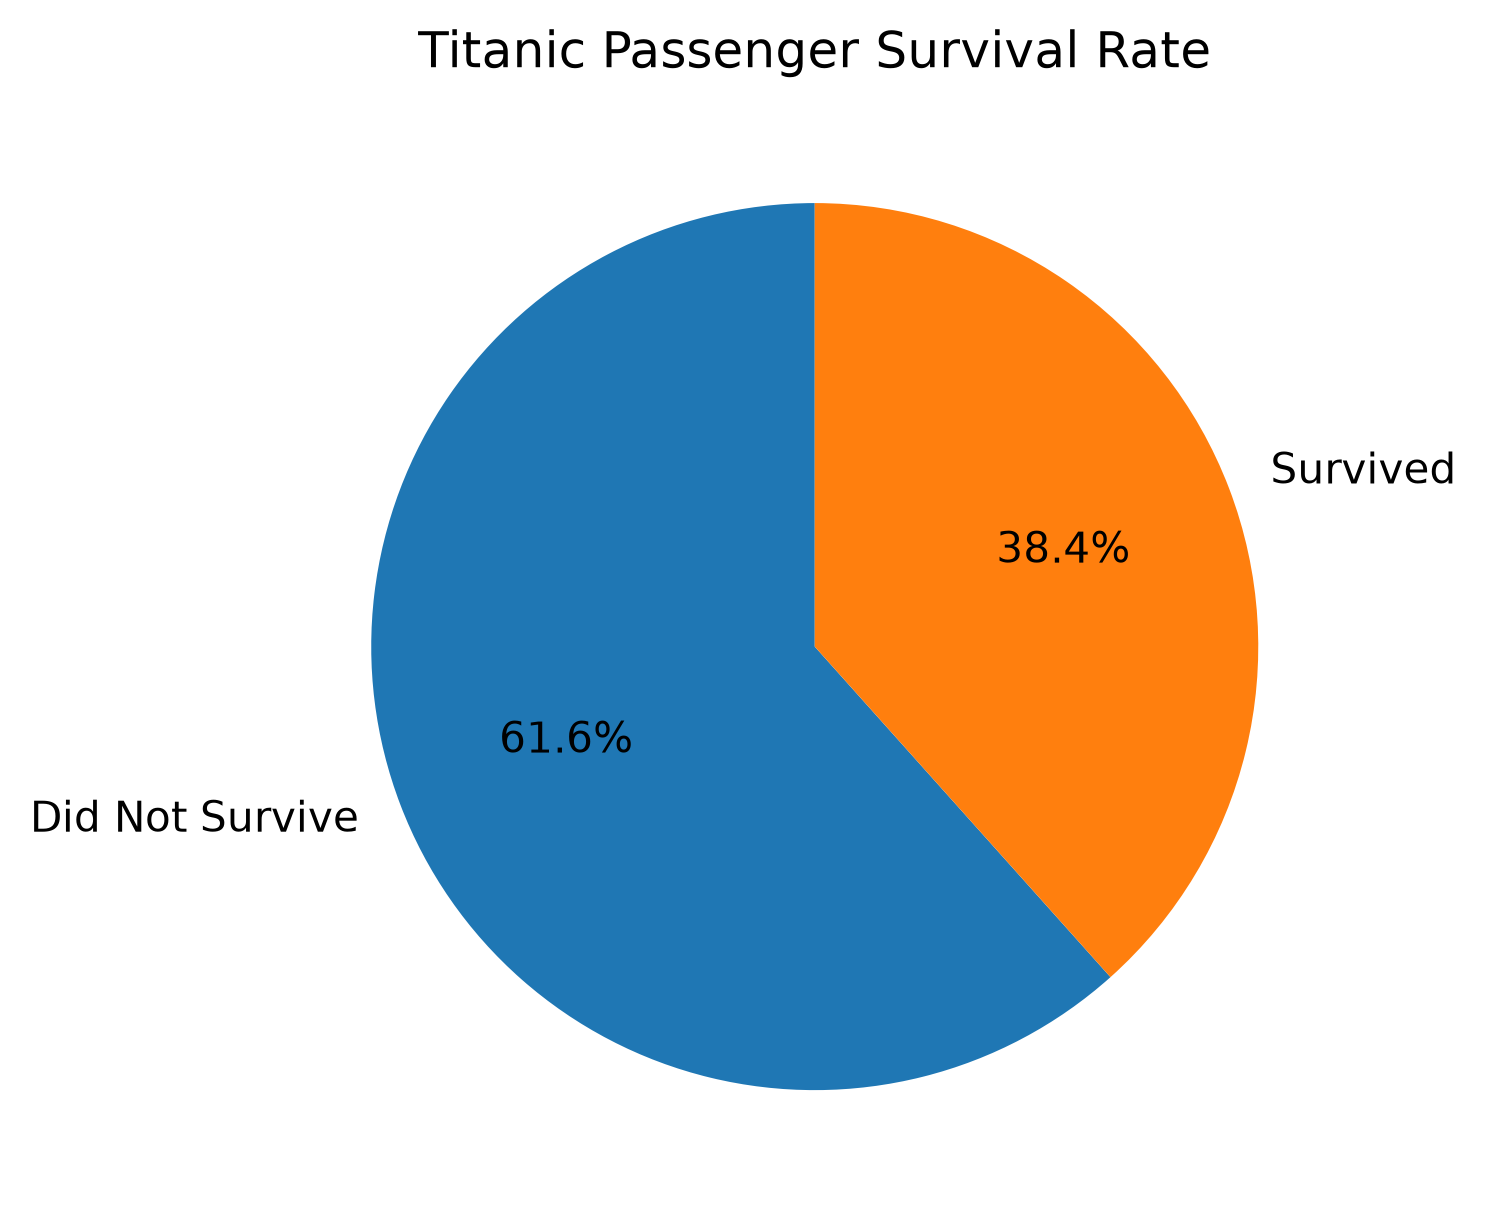

Write Python code to recreate this figure.
import pandas as pd
import matplotlib.pyplot as plt

df = pd.read_csv(
    r"C:\Development\python\data_science\dataset\titanic.csv"
)

survival_counts = df["Survived"].value_counts().sort_index()

plt.pie(
    survival_counts,
    labels=["Did Not Survive", "Survived"],
    autopct="%1.1f%%",
    startangle=90
)

plt.title("Titanic Passenger Survival Rate")

plt.savefig(
    r"C:\Development\python\data_science\visualization\pie_chart.png",
    dpi=300,
    bbox_inches="tight"
)

plt.show()
